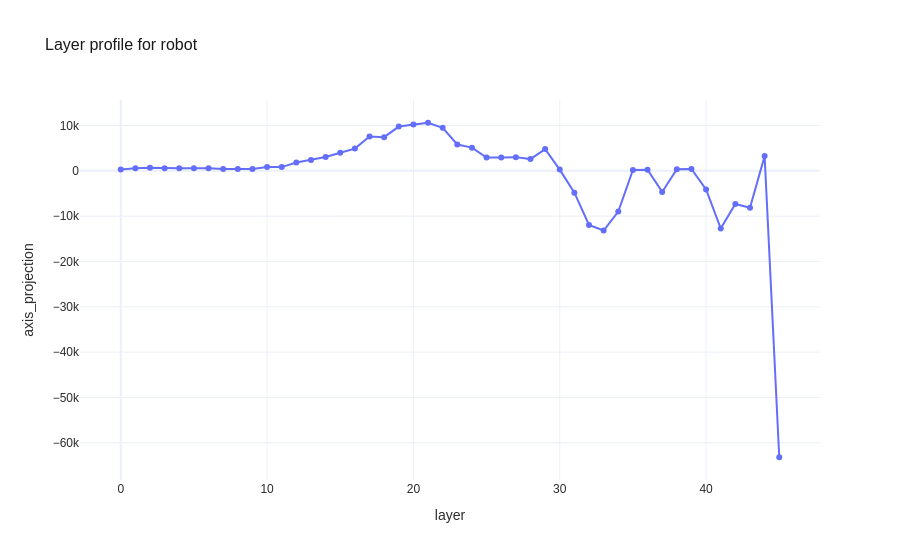

Write notebook code for a chart like this one.
### Markdown cell above
### Robot at rank 19 / 38

`Robot` is rank 19 at layer 22 and rank 38 at layer 45. Its layer-45 nearest neighbors are `observer`, `analyst`, `evaluator`, `examiner`, `cyborg`, `researcher`, `engineer`, `scientist`, `debugger`, and `specialist`. (`cyborg` appears at rank 4 in the layer-45 top 20 and is noted in Section 3 as a related anomaly.) This is consistent with a semantics of regularity, predictability, and instrumentality rather than warmth. The surprising part is that ordinary human interpretation of `robot` does not strongly imply service orientation. Yet the model places it near the assistant pole. One interpretation is that the internal geometry privileges rule-following and consistent task execution more than surface social semantics. This is a direct case where human semantic intuition and model-internal persona structure come apart. More directly, if the axis responds to systematic execution and procedural orderliness regardless of intent, then monitoring axis position alone may not distinguish helpful procedural behavior from organized deceptive behavior -- a limitation worth noting for safety interventions that rely on axis-based steering.

### Code cell
# Inspect nearest neighbors and layer profile for robot so the anomaly can be evaluated directly
role = 'robot'
neighbors22 = nearest_neighbors(role, REFERENCE_LAYER, k=10)
neighbors45 = nearest_neighbors(role, PRIMARY_LAYER, k=10)

summary = pd.DataFrame({
    'layer_22_rank': [int(layer22_df.set_index('role').loc[role, 'rank'])],
    'layer_45_rank': [int(layer45_df.set_index('role').loc[role, 'rank'])],
    'cluster_label': [cluster_by_role[role]],
    'bigfive': [bigfive_profiles[role]],
    'dark_triad': [dark_triad_profiles[role]],
})
print('Summary')
display(summary)
print('Nearest neighbors at layer 22')
display(neighbors22)
print('Nearest neighbors at layer 45')
display(neighbors45)

profile = pd.DataFrame({
    'layer': list(range(role_tensor.shape[1])),
    'axis_projection': projection_matrix[role_to_index[role], :],
})
fig = px.line(profile, x='layer', y='axis_projection', markers=True, title=f'Layer profile for {role_to_character[role]}')
apply_plotly_style(fig)
fig.show()

### Figure 1 — Plotly figure (JSON) as saved in the notebook; plotly's stock layout.template omitted (floating-point values rounded to 4 significant figures)
{"data": [{"hovertemplate": "layer=%{x}<br>axis_projection=%{y}<extra></extra>", "legendgroup": "", "line": {"color": "#636efa", "dash": "solid"}, "marker": {"symbol": "circle"}, "mode": "lines+markers", "name": "", "orientation": "v", "showlegend": false, "type": "scatter", "x": [0, 1, 2, 3, 4, 5, 6, 7, 8, 9, 10, 11, 12, 13, 14, 15, 16, 17, 18, 19, 20, 21, 22, 23, 24, 25, 26, 27, 28, 29, 30, 31, 32, 33, 34, 35, 36, 37, 38, 39, 40, 41, 42, 43, 44, 45], "xaxis": "x", "y": [310.1, 575.4, 670.4, 579.6, 559.9, 569.5, 600.0, 432.2, 427.5, 428.7, 857.7, 828.9, 1827.0, 2371.0, 3060.0, 3978.0, 4906.0, 7568.0, 7438.0, 9771.0, 10240.0, 10610.0, 9503.0, 5815.0, 5121.0, 2924.0, 2949.0, 3028.0, 2593.0, 4799.0, 279.7, -4815.0, -11950.0, -13170.0, -8970.0, 187.8, 230.3, -4647.0, 375.0, 402.9, -4117.0, -12690.0, -7299.0, -8125.0, 3252.0, -63190.0], "yaxis": "y"}], "layout": {"font": {"color": "#2d2d2d", "family": "Arial"}, "legend": {"tracegroupgap": 0}, "paper_bgcolor": "white", "plot_bgcolor": "white", "title": {"font": {"color": "#1a1a1a", "size": 16}, "text": "Layer profile for robot"}, "xaxis": {"anchor": "y", "domain": [0.0, 1.0], "title": {"text": "layer"}}, "yaxis": {"anchor": "x", "domain": [0.0, 1.0], "title": {"text": "axis_projection"}}}}
